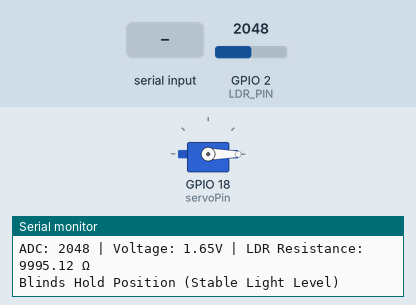
Bench run of a sketch on a simulated ESP32. On the bench: servo, the last lines printed to the serial monitor. The inputs (shaded band) are chosen by the test bench; at power-on: GPIO 2 (LDR_PIN) = 2048.

Above: at 4.1 s.
4.2 s: "OPEN\n" received over Serial
At 4.82 s:
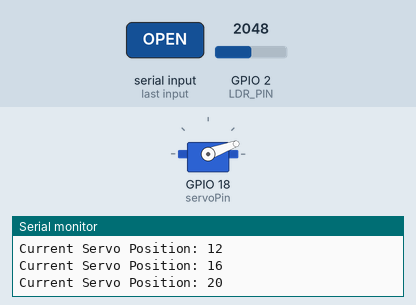
8.5 s: "CLOSE\n" received over Serial
12.0 s: "SMART\n" received over Serial
16.3 s: GPIO 2 (LDR_PIN) set to 1228
At 19.5 s:
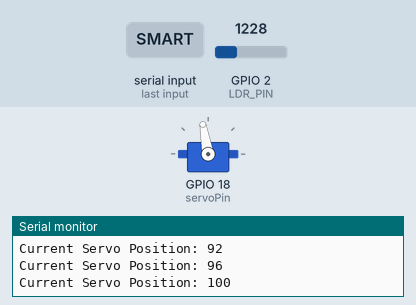
19.8 s: GPIO 2 (LDR_PIN) set to 0
At 20.17 s:
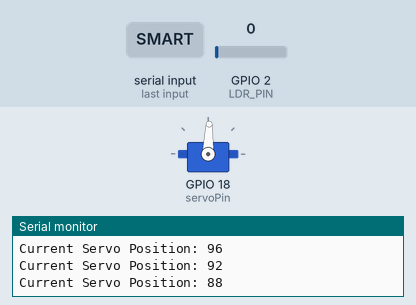
24.1 s: GPIO 2 (LDR_PIN) set to 2
25.7 s: GPIO 2 (LDR_PIN) set to 5
At 27.49 s:
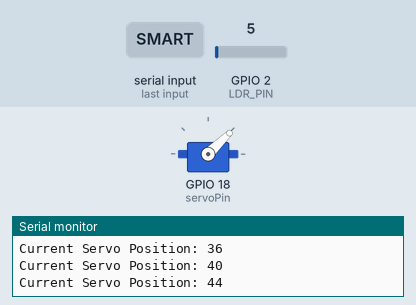
Timing chart, 0 to 30.2 s (numbered marks = the images above; inputs shaded):
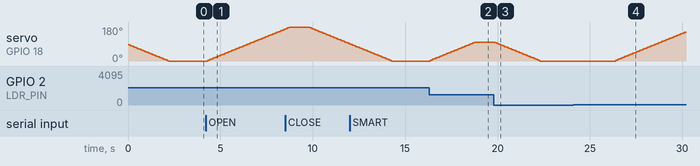

Measured:
- the behaviour switches between 3 and 4 on GPIO 2 (LDR_PIN) (found by bisection; images 3 and 4)
- after the input at 4.2 s, servo on GPIO 18 (servoPin): moves from 0° to 168° over 4.1 s, starting after 0.12 s
- after the input at 16.3 s, servo on GPIO 18 (servoPin): moves from 0° to 100° over 2.4 s, starting after 0.06 s
- after the input at 19.8 s, servo on GPIO 18 (servoPin): moves from 100° to 0° over 2.4 s, starting after 0.07 s
- after the input at 25.7 s, servo on GPIO 18 (servoPin): moves from 0° to 152° over 3.7 s, starting after 0.69 s

The sketch:

smart_mode_code.ino
```cpp
#include <ESP32Servo.h>

const int servoPin = 18;
const int LDR_PIN = 2;
const float R_FIXED = 10000.0;
const int movementStep = 4;
const int delayBetweenSteps = 100;
const int minServoAngle = 0;
const int maxServoAngle = 180;
const int bufferZone = 5;

Servo blindServo;
int currentServoPos = 90;
bool smartMode = true;

void setup() {
    Serial.begin(115200);
    blindServo.attach(servoPin);
    blindServo.write(currentServoPos);
    pinMode(LDR_PIN, INPUT);
    Serial.println("ESP32 Ready - Waiting for commands...");
}

void moveServo(int targetPos) {
    Serial.print("Moving servo to target position: ");
    Serial.println(targetPos);

    while (currentServoPos != targetPos) {
        if (currentServoPos < targetPos) {
            currentServoPos += movementStep;
            if (currentServoPos > targetPos) currentServoPos = targetPos;
        } else {
            currentServoPos -= movementStep;
            if (currentServoPos < targetPos) currentServoPos = targetPos;
        }
        blindServo.write(currentServoPos);
        Serial.print("Current Servo Position: ");
        Serial.println(currentServoPos);
        delay(delayBetweenSteps);
    }
}

void loop() {
    if (Serial.available() > 0) {
        String command = Serial.readStringUntil('\n');
        command.trim();

        Serial.print("Received Command: ");
        Serial.println(command);

        if (command == "OPEN") {
            smartMode = false;
            Serial.println("Executing: Open Blinds");
            moveServo(maxServoAngle);
        }
        else if (command == "CLOSE") {
            smartMode = false;
            Serial.println("Executing: Close Blinds");
            moveServo(minServoAngle);
        }
        else if (command == "SMART") {
            smartMode = true;
            Serial.println("Executing: Smart Mode Activated");
        }
        else if (command.startsWith("ANGLE")) {
            smartMode = false;
            int angle = command.substring(6).toInt();
            Serial.print("Executing: Set Servo Angle to ");
            Serial.println(angle);
            moveServo(angle);
        }
    }

    if (smartMode) {
        int adcValue = analogRead(LDR_PIN);
        float voltage = (adcValue / 4095.0) * 3.3;
        float ldrResistance = R_FIXED * ((3.3 / voltage) - 1);

        Serial.print("ADC: ");
        Serial.print(adcValue);
        Serial.print(" | Voltage: ");
        Serial.print(voltage, 2);
        Serial.print("V | LDR Resistance: ");
        Serial.print(ldrResistance, 2);
        Serial.println(" Ω");

        int targetServoPos = map(ldrResistance, 15000, 30000, minServoAngle, maxServoAngle);
        targetServoPos = constrain(targetServoPos, minServoAngle, maxServoAngle);

        if (abs(targetServoPos - currentServoPos) > bufferZone) {
            Serial.print("Smart Adjusting Servo from ");
            Serial.print(currentServoPos);
            Serial.print("° to ");
            Serial.print(targetServoPos);
            Serial.println("°");
            moveServo(targetServoPos);
        } else {
            Serial.println("Blinds Hold Position (Stable Light Level)");
        }
    }

    delay(1000);
}
```
